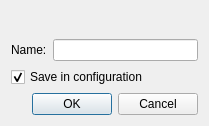
<?xml version="1.0" encoding="UTF-8"?>
<ui version="4.0">
 <class>changeContentDialog</class>
 <widget class="QDialog" name="changeContentDialog">
  <property name="geometry">
   <rect>
    <x>0</x>
    <y>0</y>
    <width>209</width>
    <height>126</height>
   </rect>
  </property>
  <property name="maximumSize">
   <size>
    <width>700</width>
    <height>300</height>
   </size>
  </property>
  <property name="windowTitle">
   <string>Network Error</string>
  </property>
  <layout class="QGridLayout" name="gridLayout">
   <item row="0" column="0">
    <widget class="QLabel" name="label_Message"/>
   </item>
   <item row="1" column="0">
    <layout class="QHBoxLayout" name="horizontalLayout">
     <item>
      <widget class="QLabel" name="label_lineLabel">
       <property name="text">
        <string>Name:</string>
       </property>
       <property name="buddy">
        <cstring>lineEdit</cstring>
       </property>
      </widget>
     </item>
     <item>
      <widget class="QLineEdit" name="lineEdit"/>
     </item>
    </layout>
   </item>
   <item row="2" column="0">
    <widget class="QCheckBox" name="checkBox">
     <property name="text">
      <string>Save in configuration</string>
     </property>
     <property name="checked">
      <bool>true</bool>
     </property>
    </widget>
   </item>
   <item row="3" column="0">
    <widget class="QDialogButtonBox" name="buttonBox">
     <property name="orientation">
      <enum>Qt::Horizontal</enum>
     </property>
     <property name="standardButtons">
      <set>QDialogButtonBox::Cancel|QDialogButtonBox::Ok</set>
     </property>
    </widget>
   </item>
  </layout>
 </widget>
 <tabstops>
  <tabstop>lineEdit</tabstop>
  <tabstop>checkBox</tabstop>
  <tabstop>buttonBox</tabstop>
 </tabstops>
 <resources/>
 <connections>
  <connection>
   <sender>buttonBox</sender>
   <signal>accepted()</signal>
   <receiver>changeContentDialog</receiver>
   <slot>accept()</slot>
   <hints>
    <hint type="sourcelabel">
     <x>248</x>
     <y>254</y>
    </hint>
    <hint type="destinationlabel">
     <x>157</x>
     <y>274</y>
    </hint>
   </hints>
  </connection>
  <connection>
   <sender>buttonBox</sender>
   <signal>rejected()</signal>
   <receiver>changeContentDialog</receiver>
   <slot>reject()</slot>
   <hints>
    <hint type="sourcelabel">
     <x>316</x>
     <y>260</y>
    </hint>
    <hint type="destinationlabel">
     <x>286</x>
     <y>274</y>
    </hint>
   </hints>
  </connection>
 </connections>
</ui>
